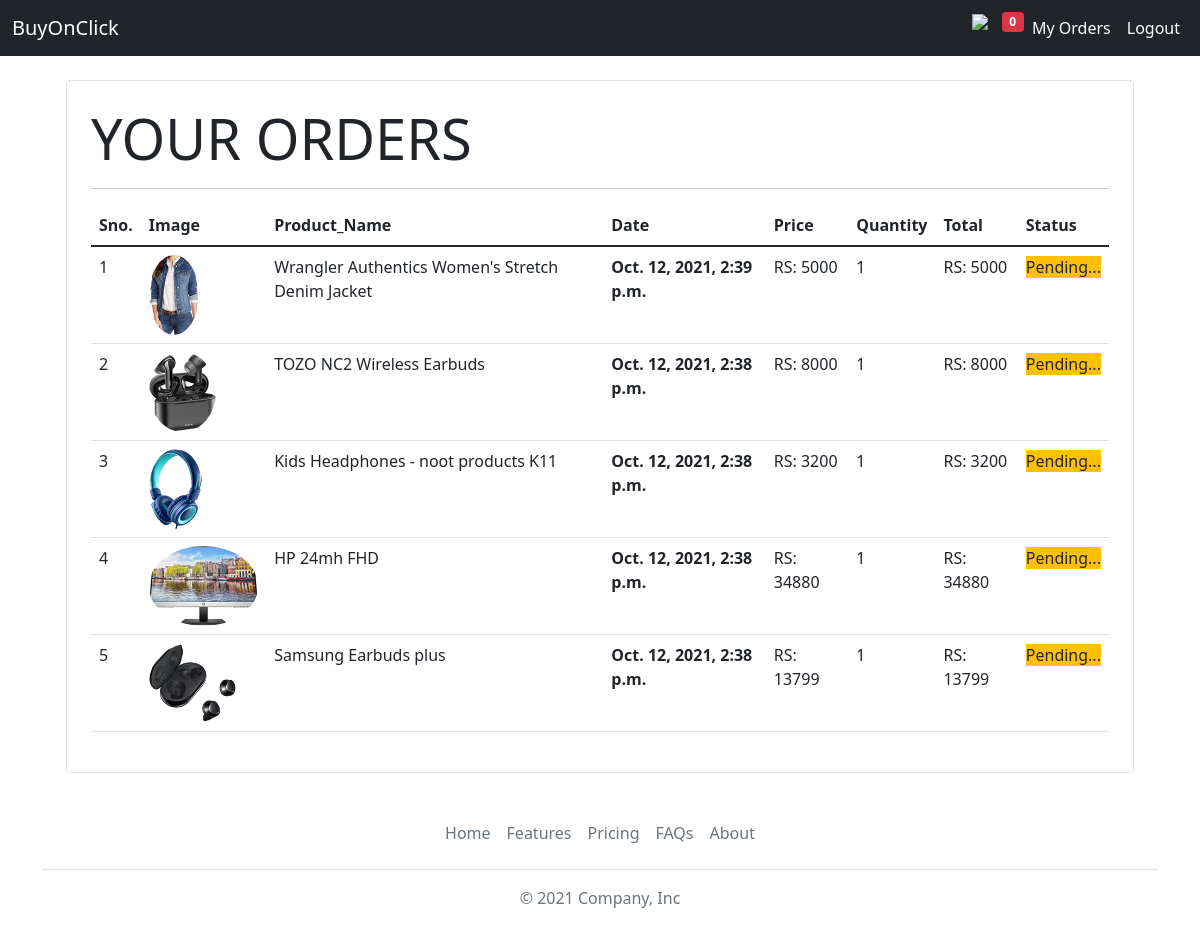
Page /orders (signed in) on the committed database.
### store/models/orders.py (models this page shows, shortened)
class Order(models.Model):
    ordered_product_name = models.ForeignKey(Product, on_delete=models.CASCADE)
    ordered_customer = models.ForeignKey(Customer, on_delete=models.CASCADE)
    quantity = models.IntegerField(default=1)
    price = models.IntegerField()
    address = models.CharField(max_length=50, default='', blank=True)
    phone = models.CharField(max_length=50, default='', blank=True)
    date = models.DateTimeField(default=datetime.datetime.today)
    completed = models.BooleanField(default=False)
    @staticmethod
    def fetch_orders_by_customers_id(customer_id):
        return Order\
            .objects\
            .filter(ordered_customer=customer_id)\
            .order_by('date')

### store/models/product.py (models this page shows, shortened)
class Product(models.Model):
    product_Name = models.CharField(max_length=50)
    product_Price = models.IntegerField(default=0)
    product_Description = models.CharField(max_length=200, default='')
    category = models.ForeignKey(Categorie, on_delete=models.CASCADE, default=1)
    product_Image = models.ImageField(upload_to='media/store/')

### store/middlewares/auth.py (the view)
    def middleware(request):
        returnUrl = request.META['PATH_INFO']
        print(request.META['PATH_INFO'])
        print(request.session.get('customer_id'))
        if not request.session.get('customer_id'):
            return redirect(f'login?return_url={returnUrl}')
        print('middleware is working')
        response = get_response(request)
        return response

### store/templatetags/cart.py (called while the page is built)
@register.filter(name='currency')
def currency(number):
    return 'RS: ' + str(number)

@register.filter(name='multiply')
def currency(number, num2):
    return number * num2

### store/views/orders.py (called while the page is built)
    def get(self, request):
        customer = request.session.get(
            'customer_id')  # requesting customer id from the session and holding it in a variable
        orders = Order.fetch_orders_by_customers_id(customer)
        orders = orders.reverse()
        return render(request, 'store/orders.html', {'orders': orders})

### store/templates/store/orders.html (shortened to what this page needs)
{% extends 'store/base.html' %}
{% block content %}
{% load cart %}
<div class="container">
  <div class="border rounded p-4 m-4">
    <p class="display-4 pl-4 ml-4">YOUR ORDERS</p>
    <hr>
    <table class="table">
      <thead>
        <tr>
          <th>Sno.</th>
          <th>Image</th>
          <th>Product_Name</th>
          <th>Date</th>
          <th>Price</th>
          <th>Quantity</th>
          <th>Total</th>
          <th>Status</th>
        </tr>
      </thead>
      <tbody>
        {% for order in orders %}
        <tr>
          <td>{{forloop.counter}}</td>
          <td><img src="{{order.ordered_product_name.product_Image.url}}" class="rounded-circle" style="height: 80px;"></td>
          <td>{{order.ordered_product_name.product_Name}}</td>
          <th>{{order.date}}</th>
          <td>{{order.price|currency}}</td>
          <td>{{order.quantity}}</td>
          <td>{{order.quantity|multiply:order.price|currency}}</td>
          {% if order.completed %}
          <td><span class="bg-success">Completed</span></td>
          {% else %}
          <td><span class="bg-warning">Pending...</span></td>
          {% endif %}
        </tr>
        {% endfor %}
      </tbody>
    </table>
  </div>
</div>
{% endblock %}

### store/templates/store/base.html (shortened to what this page needs)
<!doctype html>
<html lang="en" style="scroll-behavior:inherit">
  <head>
    <link href="https://cdn.jsdelivr.net/npm/bootstrap@5.1.1/dist/css/bootstrap.min.css" rel="stylesheet">
    <link rel="stylesheet" href="https://cdnjs.cloudflare.com/ajax/libs/font-awesome/4.7.0/css/font-awesome.min.css">
  </head>
  <body>
  {% load static %}
  <nav class="navbar navbar-expand-lg navbar-dark bg-dark">
  <div class="container-fluid">
    <a class="navbar-brand" href="/">BuyOnClick</a>
    <div class="collapse navbar-collapse" id="navbarSupportedContent">
      <ul class="navbar-nav d-flex">
        <li class="nav-item">
          <a href="/cart" class="text-dark"><img src="https://img.icons8.com/office/40/000000/shopping-cart-loaded--v2.png"/><i class="fas fa-shopping-cart"></i>
          <span class="badge badge-danger bg-danger">{{request.session.cart.keys|length}}</span></a>
        </li>
        {% if request.session.customer_is_login %}
        <li class="nav-item">
          <a class="nav-link active" aria-current="page" href="/orders">My Orders</a>
        </li>
        <li class="nav-item">
          <a class="nav-link active" aria-current="page" href="/logout">Logout</a>
        </li>
        {% endif %}
      </ul>
    </div>
  </div>
</nav>
  {% block content %} {% endblock %}
  <div class="container">
        <footer class="py-3 my-4">
            <ul class="nav justify-content-center border-bottom pb-3 mb-3">
                <li class="nav-item"><a href="#" class="nav-link px-2 text-muted">Home</a></li>
                <li class="nav-item"><a href="#" class="nav-link px-2 text-muted">Features</a></li>
                <li class="nav-item"><a href="#" class="nav-link px-2 text-muted">Pricing</a></li>
                <li class="nav-item"><a href="#" class="nav-link px-2 text-muted">FAQs</a></li>
                <li class="nav-item"><a href="#" class="nav-link px-2 text-muted">About</a></li>
            </ul>
        <p class="text-center text-muted">© 2021 Company, Inc</p>
        </footer>
    </div>
  </body>
</html>

### rows in the picture
Order: ordered_product_name.product_Image (picture), ordered_product_name.product_Name "Wrangler Authentics Women's Stretch Denim Jacket", date "Oct. 12, 2021, 2:39 p.m.", price "RS: 5000", quantity "1", quantity|multiply "RS: 5000", completed "Pending..."
Order: ordered_product_name.product_Image (picture), ordered_product_name.product_Name "TOZO NC2 Wireless Earbuds", date "Oct. 12, 2021, 2:38 p.m.", price "RS: 8000", quantity "1", quantity|multiply "RS: 8000", completed "Pending..."
Order: ordered_product_name.product_Image (picture), ordered_product_name.product_Name "Kids Headphones - noot products K11", date "Oct. 12, 2021, 2:38 p.m.", price "RS: 3200", quantity "1", quantity|multiply "RS: 3200", completed "Pending..."
Order: ordered_product_name.product_Image (picture), ordered_product_name.product_Name "HP 24mh FHD", date "Oct. 12, 2021, 2:38 p.m.", price "RS: 34880", quantity "1", quantity|multiply "RS: 34880", completed "Pending..."
Order: ordered_product_name.product_Image (picture), ordered_product_name.product_Name "Samsung Earbuds plus", date "Oct. 12, 2021, 2:38 p.m.", price "RS: 13799", quantity "1", quantity|multiply "RS: 13799", completed "Pending..."

### other values in the picture
{{ request.session.cart.keys|length }} "0"
